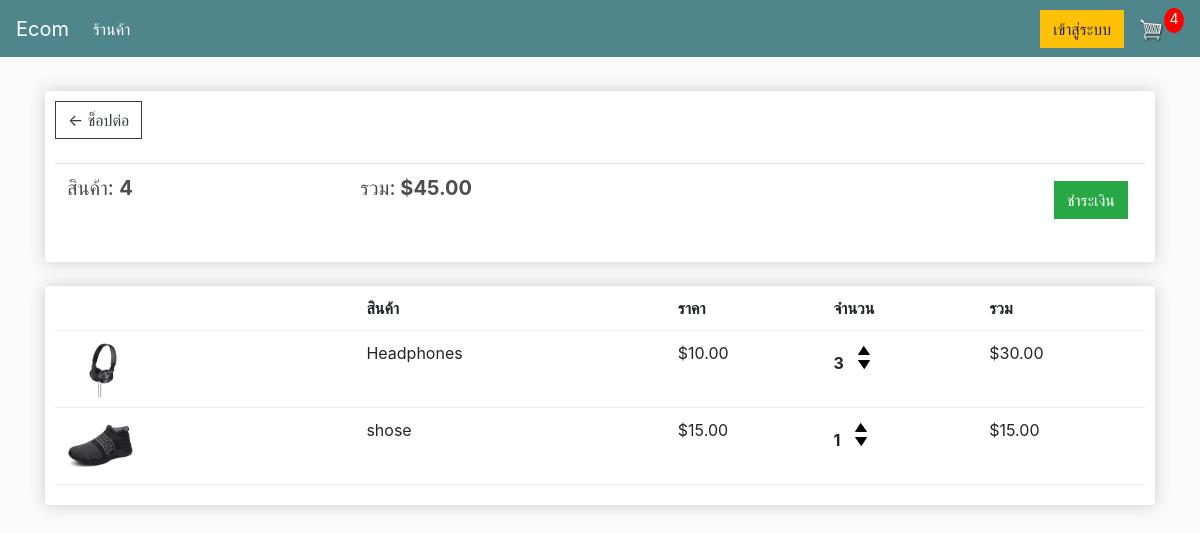
/cart/ (signed in), run on an earlier commit of the app's database.
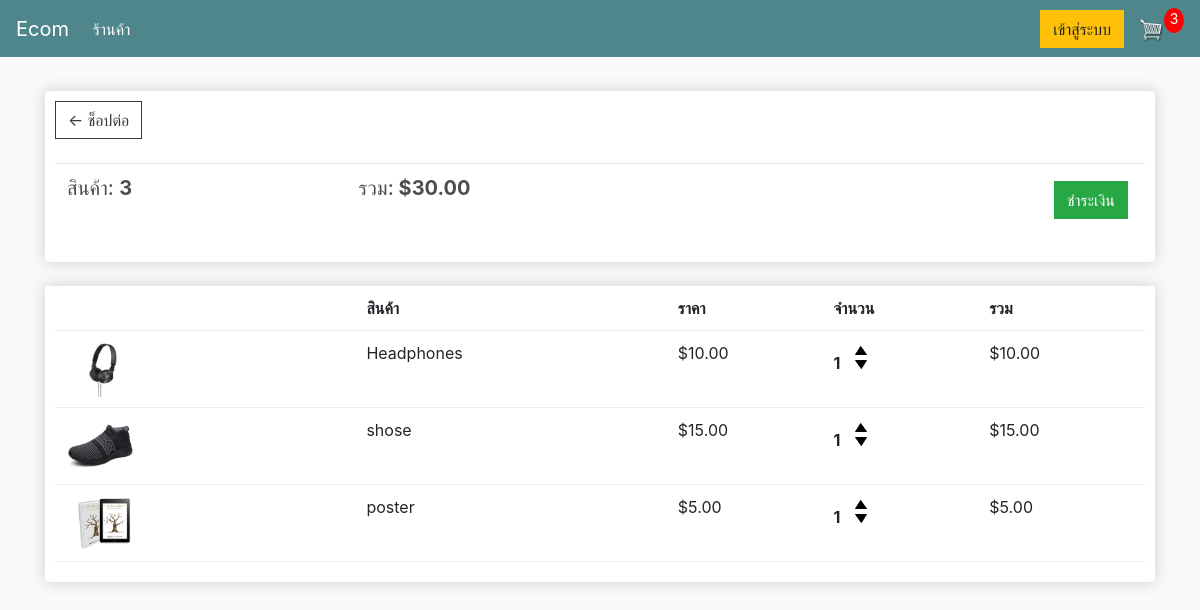
And on a later commit of the database.
### store/models.py (models this page shows, shortened)
class Order(models.Model):
    customer = models.ForeignKey(Customer, on_delete=models.SET_NULL, null=True, blank=True)
    date_ordered = models.DateTimeField(auto_now_add=True)
    complete = models.BooleanField(default=False)
    transaction_id = models.CharField(max_length=100, null=True)
    charge_id = models.CharField(max_length=100, null=True, blank=True)  # เพิ่มฟิลด์ charge_id
    payment_status = models.CharField(max_length=50, choices=[('pending', 'Pending'), ('successful', 'Successful')], default='pending')
    @property
    def get_cart_total(self):
        orderitems = self.orderitem_set.all()
        total = sum([item.get_total for item in orderitems])
        return total
    @property
    def get_cart_items(self):
        orderitems = self.orderitem_set.all()
        total = sum([item.quantity for item in orderitems])
        return total

class OrderItem(models.Model):
    product = models.ForeignKey(Product, on_delete=models.SET_NULL, null=True)
    order = models.ForeignKey(Order, on_delete=models.SET_NULL, null=True)
    quantity = models.IntegerField(default=0, null=True, blank=True)
    date_added = models.DateTimeField(auto_now_add=True)
    motor_rounds = models.IntegerField(default=1)  # เพิ่มฟิลด์จำนวนรอบที่มอเตอร์ต้องหมุน
    @property
    def get_total(self):
        total = self.product.price * self.quantity
        return total

class Product(models.Model):
    name = models.CharField(max_length=200)
    price = models.FloatField(null=False)  # ราคาของสินค้า
    image = models.ImageField(null=True, blank=True)  # รูปภาพของสินค้า
    digital = models.BooleanField(default=False, null=True, blank=True)  # สินค้าแบบดิจิทัลหรือไม่
    motor = models.ForeignKey(Motor, on_delete=models.SET_NULL, null=True, blank=True)  # การเชื่อมโยงกับมอเตอร์
    motor_rounds = models.IntegerField(default=1)  # จำนวนรอบที่มอเตอร์ต้องหมุน
    @property
    def imageURL(self):
        try:
            url = self.image.url
        except:
            url = ''
        return url

### store/views.py (the view)
# urls.py: path('cart/', views.cart, name="cart"),
def cart(request):
    data = cartData(request)
    cartItems = data['cartItems']
    order = data['order']
    items = data['items']
    logger.info(f"Cart page rendered with {len(items)} items in the cart")
    return render(request, 'store/cart.html', {'items': items, 'order': order, 'cartItems': cartItems})

### store/utils.py (called while the page is built)
def cartData(request):
	if request.user.is_authenticated:
		customer = request.user.customer
		order, created = Order.objects.get_or_create(customer=customer, complete=False)
		items = order.orderitem_set.all()
		cartItems = order.get_cart_items
	else:
		cookieData = cookieCart(request)
		cartItems = cookieData['cartItems']
		order = cookieData['order']
		items = cookieData['items']
	return {'cartItems': cartItems, 'order': order, 'items': items}

### store/templates/store/cart.html
{% extends 'store/main.html' %}
{% load static %}
{% block content %}
	<div class="row">
		<div class="col-lg-12">
			<div class="box-element">
				<a class="btn btn-outline-dark" href="{% url 'store' %}">&#x2190; ช็อปต่อ</a>
				<br>
				<br>
				<table class="table">
					<tr>
						<th><h5>สินค้า: <strong>{{order.get_cart_items}}</strong></h5></th>
						<th><h5>รวม:<strong> ${{order.get_cart_total|floatformat:2}}</strong></h5></th>
						<th>
							<a style="float:right; margin:5px;" class="btn btn-success" href="{% url 'checkout' %}">ชำระเงิน</a>
						</th>
					</tr>
				</table>
			</div>
			<br>
			<div class="box-element">
				<div class="cart-row">
					<div style="flex:2"></div>
					<div style="flex:2"><strong>สินค้า</strong></div>
					<div style="flex:1"><strong>ราคา</strong></div>
					<div style="flex:1"><strong>จำนวน</strong></div>
					<div style="flex:1"><strong>รวม</strong></div>
				</div>
				{% for item in items %}
				<div class="cart-row">
					<div style="flex:2"><img class="row-image" src="{{item.product.imageURL}}"></div>
					<div style="flex:2"><p>{{item.product.name}}</p></div>
					<div style="flex:1"><p>${{item.product.price|floatformat:2}}</p></div>
					<div style="flex:1">
						<p class="quantity">{{item.quantity}}</p>
						<div class="quantity">
							<img data-product="{{item.product.id}}" data-action="add" class="chg-quantity update-cart" src="{% static  'images/arrow-up.png' %}">
							<img data-product="{{item.product.id}}" data-action="remove" class="chg-quantity update-cart" src="{% static  'images/arrow-down.png' %}">
						</div>
					</div>
					<div style="flex:1"><p>${{item.get_total|floatformat:2}}</p></div>
				</div>
				{% endfor %}
			</div>
		</div>
	</div>
{% endblock content %}

### store/templates/store/main.html (shortened to what this page needs)
<!DOCTYPE html>
{% load static %}
<html>
<head>
	<link rel="stylesheet" href="https://stackpath.bootstrapcdn.com/bootstrap/4.4.1/css/bootstrap.min.css">
	<link rel="stylesheet" type="text/css" href="{% static 'css/main.css' %}">
</head>
<body>
	<nav class="navbar navbar-expand-lg navbar-dark bg-dark">
	  <a class="navbar-brand" href="{% url 'store' %}">Ecom</a>
	  <div class="collapse navbar-collapse" id="navbarSupportedContent">
	    <ul class="navbar-nav mr-auto">
	      <li class="nav-item active">
	        <a class="nav-link" href="{% url 'store' %}">ร้านค้า <span class="sr-only">(current)</span></a>
	      </li>
	    </ul>
	    <div class="form-inline my-2 my-lg-0">
	     	<a href="#"class="btn btn-warning">เข้าสู่ระบบ</a>
	     	<a href="{% url 'cart' %}">
	    		<img  id="cart-icon" src="{% static 'images/cart.png' %}">
	    	</a>
	    	<p id="cart-total">{{cartItems}}</p>
	    </div>
	  </div>
	</nav>
     <div class="container">
            <br>
            {% block content %}
            {% endblock content %}
         </div>
</body>
</html>

### static/css/main.css (style rules this page uses)
body { background-color: hsl(0, 0%, 98%); }
h1,h2,h3,h4,h5,h6 { color: hsl(0, 0%, 30%); }
.box-element { box-shadow: hsl(0, 0%, 80%) 0 0 16px; background-color: #fff; border-radius: 4px; padding: 10px; }
.bg-dark { background-color: #4f868c!important; }
#cart-icon { width: 25px; display: inline-block; margin-left: 15px; }
#cart-total { display: block; text-align: center; color: #fff; background-color: red; width: 20px; height: 25px; border-radius: 50%; font-size: 14px; }
.col-lg-4, .col-lg-6, .col-lg-8, .col-lg-12 { margin-top: 10px; }
.btn { border-radius: 0; }
.row-image { width: 100px; }
.cart-row { display: flex; align-items: flex-stretch; padding-bottom: 10px; margin-bottom: 10px; border-bottom: 1px solid #ececec; }
.quantity { display: inline-block; font-weight: 700; padding-right:10px; }
.chg-quantity { width: 12px; cursor: pointer; display: block; margin-top: 5px; transition: .1s; }

What changed in the data, as far as the page shows it:
changed Order: get_cart_items "4" → "3"; get_cart_total "45.00" → "30.00"
changed OrderItem "Headphones": quantity "3" → "1"; get_total "30.00" → "10.00"
added OrderItem: product.imageURL (picture), product.name "poster", product.price "5.00", quantity "1", get_total "5.00"
Also different on the page:
{{ cartItems }}: "4" → "3"
